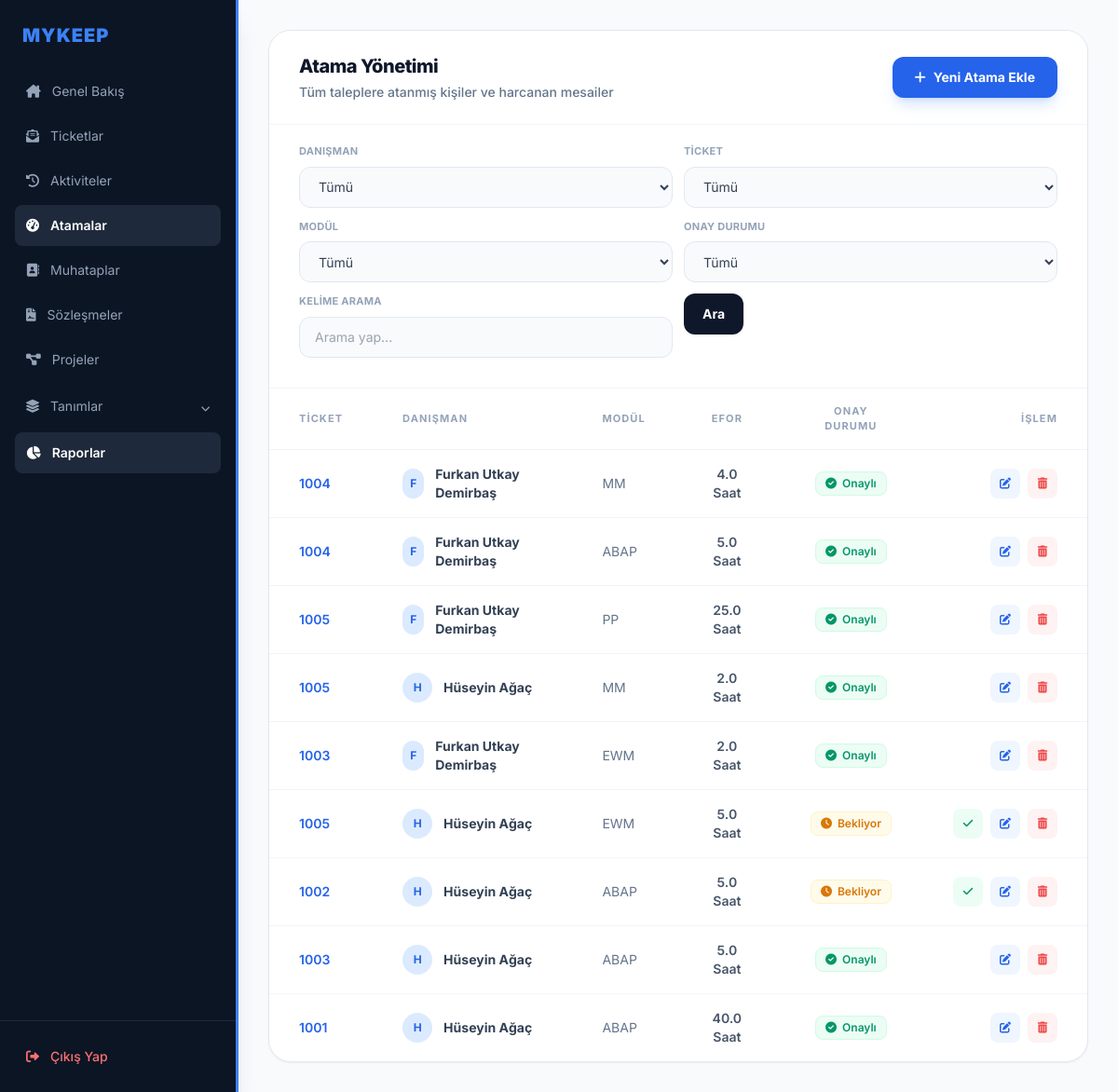
Page /eforlar/ (signed in) on the earlier database version.
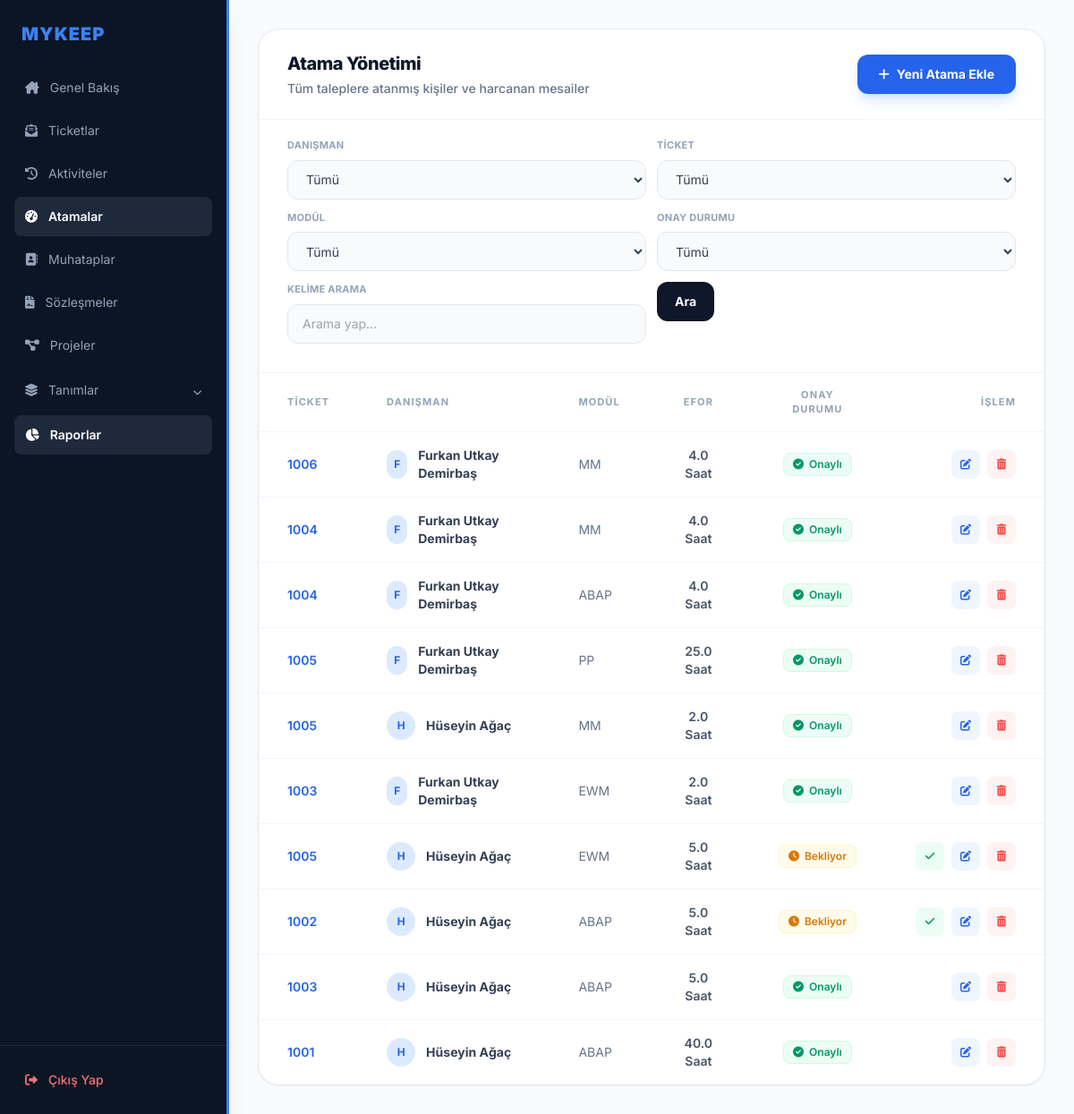
Same page on the later database version.
### ticket/models.py (models this page shows, shortened)
class atama (models.Model):
    danisman = models.ForeignKey("modul.danisman", to_field="username", on_delete=models.CASCADE, null=True)
    modul = models.ForeignKey("modul.bolum", to_field="kod", on_delete=models.CASCADE, null=True)
    ticketno = models.ForeignKey("ticket", to_field="ticketno" , on_delete=models.CASCADE, null=True)
    efor = models.FloatField(null=True, blank=True)
    onay = models.BooleanField(default=False)

class ticket(models.Model):
    ticketno = models.IntegerField(primary_key=True, unique=True, blank=True)
    konu: models.CharField= models.CharField(max_length=100)
    unvan = models.ForeignKey("muhatap.muhatap", to_field="unvan", on_delete=models.CASCADE, null=True)
    sozlesmeno = models.ForeignKey("sozlesme.sozlesmeler", to_field="sozlesmeno", on_delete=models.CASCADE, null=True)
    bolumkod = models.ForeignKey("modul.bolum", to_field="kod", on_delete=models.CASCADE, null=True)
    destekturu = models.ForeignKey("destekturu.destektur", to_field="definition", on_delete=models.PROTECT, null=True)
    taleptarih = models.DateTimeField(default=timezone.now)
    termintarih = models.DateTimeField(null=True, blank=True)
    oncelikkod = models.ForeignKey("destekturu.oncelik", to_field="kod", on_delete=models.CASCADE, null=True)
    aciklama = models.TextField(null=True, blank=True)
    durumtanim = models.ForeignKey("statu", to_field="durumtanim", on_delete=models.CASCADE, null=True)
    faturadurum = models.ForeignKey("faturalama", to_field="faturadurum", on_delete=models.CASCADE, null=True)
    danisman = models.ManyToManyField("modul.danisman", blank=True, related_name="ticket_danismanlar")
    efor = models.FloatField(null=True, blank=True)
    onay = models.BooleanField(default=False)
    musteri_ticket_no = models.CharField(max_length=50, null=True, blank=True, verbose_name="Müşteri Ticket No")

### modul/models.py (models this page shows, shortened)
class danisman(models.Model):
    username = models.CharField(max_length=10, unique=True)
    isim = models.CharField(max_length=40)
    email = models.EmailField(max_length=100, null=True, blank=True)
    telefon = models.CharField(max_length=10)
    tur = models.CharField(
        max_length=20,
        choices=[('İç Kaynak', 'İç Kaynak'), ('Dış Kaynak', 'Dış Kaynak')],
        default='İç Kaynak',
        verbose_name="Danışman Türü"
    )
    yetkinlik = models.ManyToManyField(bolum, related_name="yetkinlikler")

class bolum(models.Model):
    kod = models.CharField(max_length=10, unique=True)
    program = models.CharField(max_length=40, null=True)
    isim = models.CharField(max_length=20)
    programresim = models.ImageField(upload_to='resimler', null=True, blank=True)
    list_display = ('kod', 'program', 'isim', 'programresim')
    def __str__(self):
        return f"{self.program}-{self.isim}"

### ticket/views.py (the view, shortened to what this page needs)
# urls.py: path('eforlar/', ticket_views.efor_listesi, name='efor_listesi'),
def efor_listesi(request):
    atamalar = atama.objects.select_related("danisman", "ticketno", "modul").all().order_by("-pk")
    if hasattr(request.user, 'userprofile'):
        profile = request.user.userprofile
        if profile.role == 'Firma' and profile.muhatap_firma:
            atamalar = atamalar.filter(ticketno__unvan=profile.muhatap_firma)
        elif profile.role == 'Danisman' and profile.danisman_profil:
            atamalar = atamalar.filter(danisman=profile.danisman_profil)
    arama = request.GET.get("arama", "").strip()
    danisman = request.GET.get("danisman", "").strip()
    ticket_secimi = request.GET.get("ticket", "").strip()
    modul = request.GET.get("modul", "").strip()
    onay = request.GET.get("onay", "").strip()
    if danisman:
        atamalar = atamalar.filter(danisman__username=danisman)
    if ticket_secimi:
        atamalar = atamalar.filter(ticketno_id=ticket_secimi)
    if modul:
        atamalar = atamalar.filter(modul_id=modul)
    if onay == "1":
        atamalar = atamalar.filter(onay=True)
    elif onay == "0":
        atamalar = atamalar.filter(onay=False)
    context = {
        "atamalar": atamalar,
        "arama": arama,
        "secili_danisman": danisman,
        "secili_ticket": ticket_secimi,
        "secili_modul": modul,
        "secili_onay": onay,
        "form": AtamaForm(),
    }
    return render(request, "atama_listesi.html", context)

### ticket/forms.py
class AtamaForm(forms.ModelForm):
    class Meta:
        model = atama
        fields = ['ticketno', 'danisman', 'modul', 'efor', 'onay']
    def __init__(self, *args, **kwargs):
        super().__init__(*args, **kwargs)
        for field_name, field in self.fields.items():
            if field_name != 'onay':
                field.widget.attrs['class'] = (
                    'w-full bg-slate-50 border border-slate-200 rounded-xl px-4 py-3 text-sm '
                    'focus:bg-white focus:ring-4 focus:ring-blue-500/10 focus:border-blue-500 '
                    'outline-none transition-all cursor-pointer select-none'
                )

### templates/atama_listesi.html (shortened to what the changed rows need)
{% extends 'base.html' %}
{% block content %}
<div class="bg-white border border-slate-200 rounded-3xl shadow-sm overflow-hidden">
    <div class="px-8 py-6 border-b border-slate-100 flex justify-between items-center bg-white">
        <div>
            <h2 class="text-xl font-extrabold text-slate-900 tracking-tight">Atama Yönetimi</h2>
        </div>
    </div>
    <div class="overflow-x-auto">
        <table class="w-full text-left border-collapse">
            <thead>
                <tr class="text-[11px] uppercase tracking-widest text-slate-400 font-bold border-b border-slate-100 bg-slate-50/10">
                    <th class="px-8 py-4">Ticket</th>
                    <th class="px-8 py-4">Danışman</th>
                    <th class="px-8 py-4">Modül</th>
                    <th class="px-8 py-4 text-center">Efor</th>
                    <th class="px-8 py-4 text-center">Onay Durumu</th>
                    <th class="px-8 py-4 text-right">İşlem</th>
                </tr>
            </thead>
            <tbody class="divide-y divide-slate-100">
                {% for a in atamalar %}
                <tr class="hover:bg-slate-50/80 transition group">
                    <td class="px-8 py-4 text-sm text-blue-600 font-semibold cursor-pointer hover:underline">
                        <a href="{% url 'ticket_duzenle' a.ticketno.pk %}">{{ a.ticketno.ticketno }}</a>
                    </td>
                    <td class="px-8 py-4 text-sm font-bold text-slate-700">
                        <div class="flex items-center">
                            <div class="w-8 h-8 rounded-full bg-blue-100 text-blue-600 flex items-center justify-center font-bold text-xs mr-3">
                                {{ a.danisman.isim|default:a.danisman.username|make_list|first|upper }}
                            </div>
                            {{ a.danisman.isim|default:a.danisman.username }}
                        </div>
                    </td>
                    <td class="px-8 py-4 text-sm text-slate-500">{{ a.modul.isim|default:"-" }}</td>
                    <td class="px-8 py-4 text-center text-sm font-semibold text-slate-600">{{ a.efor|default:"0" }} Saat</td>
                    <td class="px-8 py-4 text-center">
                        {% if a.onay %}
                            <span class="inline-flex items-center px-2.5 py-1 rounded-lg text-xs font-semibold bg-emerald-50 text-emerald-600 border border-emerald-100">
                                <i class="fa-solid fa-circle-check mr-1.5"></i> Onaylı
                            </span>
                        {% else %}
                            <span class="inline-flex items-center px-2.5 py-1 rounded-lg text-xs font-semibold bg-amber-50 text-amber-600 border border-amber-100">
                                <i class="fa-solid fa-clock mr-1.5"></i> Bekliyor
                            </span>
                        {% endif %}
                    </td>
                    <td class="px-8 py-4 text-right">
                        <div class="flex items-center justify-end space-x-2">
                            {% if not a.onay %}
                            <a href="{% url 'efor_onayla' a.pk %}"
                               class="group flex items-center justify-center w-8 h-8 rounded-lg bg-emerald-50 text-emerald-600 hover:bg-emerald-600 hover:text-white transition-all duration-200"
                               title="Onayla">
                                <i class="fa-solid fa-check text-xs"></i>
                            </a>
                            {% endif %}
                            <a href="{% url 'efor_duzenle' a.pk %}"
                            class="group flex items-center justify-center w-8 h-8 rounded-lg bg-blue-50 text-blue-600 hover:bg-blue-600 hover:text-white transition-all duration-200"
                            title="Düzenle">
                                <i class="fa-solid fa-pen-to-square text-xs"></i>
                            </a>
                            <a href="{% url 'efor_sil' a.pk %}"
                            onclick="return confirm('Bu eforu silmek istediğinize emin misiniz?')"
                            class="group flex items-center justify-center w-8 h-8 rounded-lg bg-red-50 text-red-500 hover:bg-red-500 hover:text-white transition-all duration-200"
                            title="Sil">
                                <i class="fa-solid fa-trash-can text-xs"></i>
                            </a>
                        </div>
                    </td>
                </tr>
                {% empty %}
                <tr>
                    <td colspan="6" class="px-8 py-10 text-center text-slate-400 text-sm italic">Sistemde kayıtlı efor kaydı bulunmamaktadır.</td>
                </tr>
                {% endfor %}
            </tbody>
        </table>
    </div>
</div>
{% endblock %}

Differences in the rows shown:
added atama: ticketno.ticketno "1006", danisman.isim|make_list "F", danisman.isim "Furkan Utkay Demirbaş", modul.isim "MM", efor "4.0", onay True (drawn)
changed atama (number 3 of 10 on the later page): efor "5.0" → "4.0"
